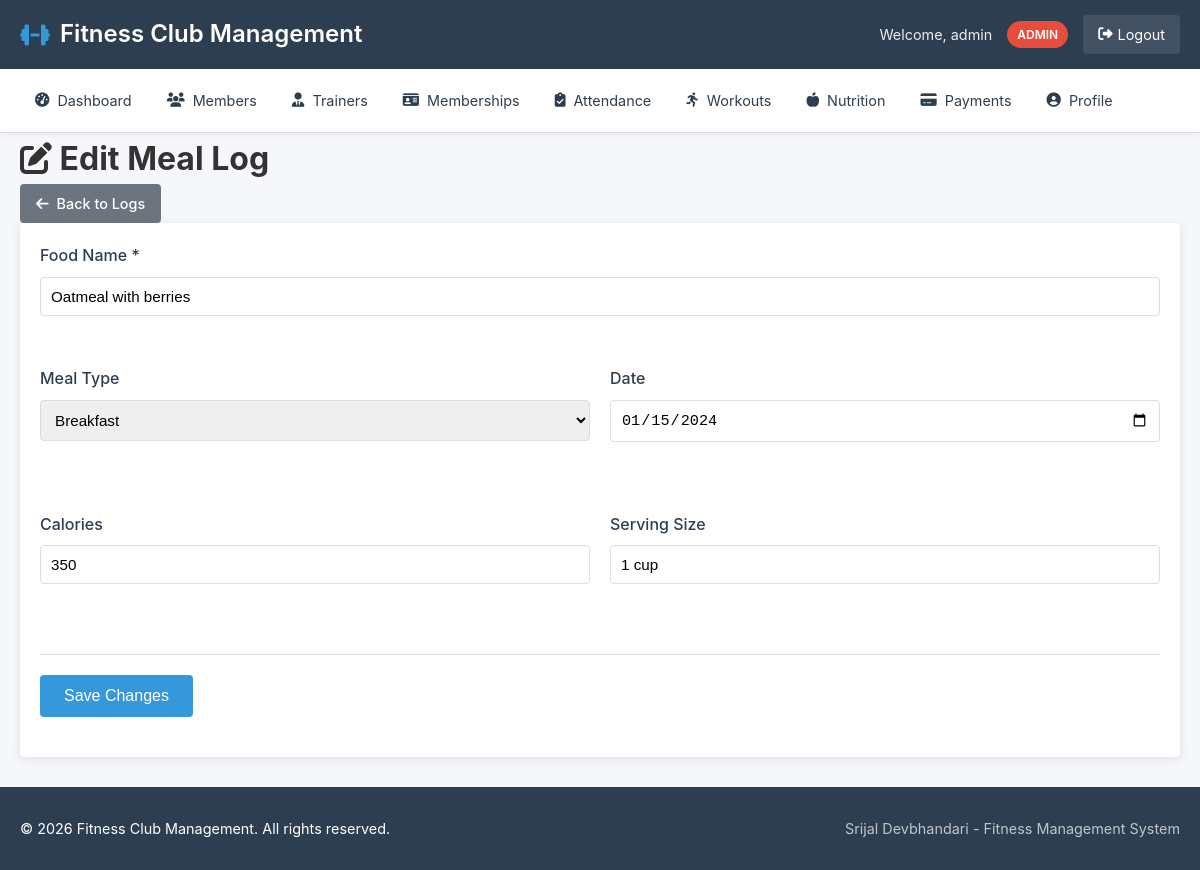
Screenshot of /nutrition/edit.php?id=1 (signed in) with the database file from the repository.
### tables this page shows
CREATE TABLE nutrition_logs (
    id INT PRIMARY KEY AUTO_INCREMENT,
    member_id INT NOT NULL,
    meal_type ENUM('Breakfast', 'Lunch', 'Dinner', 'Snack', 'Pre-workout', 'Post-workout') DEFAULT 'Snack',
    food_name VARCHAR(100) NOT NULL,
    calories INT NOT NULL,
    protein_g DECIMAL(5,2),
    carbs_g DECIMAL(5,2),
    fat_g DECIMAL(5,2),
    serving_size VARCHAR(50),
    log_date DATE DEFAULT CURRENT_DATE,
    log_time TIME DEFAULT CURRENT_TIME,
    notes TEXT,
    FOREIGN KEY (member_id) REFERENCES members(id) ON DELETE CASCADE,
    INDEX idx_member_date (member_id, log_date)
);

### includes/functions.php (called while the page is built, shortened)
<?php
function e($string)
{
    return htmlspecialchars($string ?? '', ENT_QUOTES, 'UTF-8');
}
?>

### public/nutrition/edit.php (the view, shortened to what this page needs)
<?php
require_once '../../config/config.php';
require_once '../../includes/functions.php';
$id = isset($_GET['id']) ? (int) $_GET['id'] : 0;
$stmt = $pdo->prepare("SELECT * FROM nutrition_logs WHERE id = ?");
$stmt->execute([$id]);
$log = $stmt->fetch();
include '../../includes/header.php';
?>
<div class="content-header">
    <h1><i class="fas fa-edit"></i> Edit Meal Log</h1>
    <div class="header-actions">
        <a href="index.php" class="btn btn-secondary">
            <i class="fas fa-arrow-left"></i> Back to Logs
        </a>
    </div>
</div>
<div class="content-card">
    <div class="card-body">
        <form method="POST" action="" class="form-grid">
            <div class="form-group">
                <label for="food_name">Food Name *</label>
                <input type="text" id="food_name" name="food_name" value="<?php echo e($log['food_name']); ?>" required>
            </div>
            <div class="form-row">
                <div class="form-group">
                    <label for="meal_type">Meal Type</label>
                    <select name="meal_type" id="meal_type">
                        <option value="Breakfast" <?php echo $log['meal_type'] == 'Breakfast' ? 'selected' : ''; ?>
                            >Breakfast</option>
                    </select>
                </div>
                <div class="form-group">
                    <label for="log_date">Date</label>
                    <input type="date" id="log_date" name="log_date" value="<?php echo e($log['log_date']); ?>"
                        required>
                </div>
            </div>
            <div class="form-row">
                <div class="form-group">
                    <label for="calories">Calories</label>
                    <input type="number" id="calories" name="calories" value="<?php echo e($log['calories']); ?>">
                </div>
                <div class="form-group">
                    <label for="serving_size">Serving Size</label>
                    <input type="text" id="serving_size" name="serving_size"
                        value="<?php echo e($log['serving_size']); ?>">
                </div>
            </div>
            <div class="form-actions">
                <button type="submit" class="btn btn-primary btn-lg">Save Changes</button>
            </div>
        </form>
    </div>
</div>
<?php include '../../includes/footer.php'; ?>

### assets/css/style.css (style rules this page uses)
* { margin: 0; padding: 0; box-sizing: border-box; }
:root { --primary-color: #2c3e50; --secondary-color: #3498db; --success-color: #27ae60; --warning-color: #f39c12; --danger-color: #e74c3c; --info-color: #2980b9; --light-color: #ecf0f1; --dark-color: #2c3e50; --gray-color: #95a5a6; --border-color: #ddd; --shadow: 0 2px 10px rgba(0, 0, 0, 0.1); --border-radius: 4px; --transition: all 0.3s ease; }
body { font-family: -apple-system, BlinkMacSystemFont, 'Segoe UI', Roboto, Oxygen, Ubuntu, sans-serif; line-height: 1.6; color: #333; background-color: #f5f7fa; min-height: 100vh; display: flex; flex-direction: column; }
.content-card { background: white; border-radius: var(--border-radius); box-shadow: var(--shadow); margin-bottom: 30px; overflow: hidden; }
.card-body { padding: 20px; }
.btn { display: inline-flex; align-items: center; justify-content: center; gap: 8px; padding: 8px 16px; border: none; border-radius: var(--border-radius); font-size: 0.9rem; font-weight: 500; text-decoration: none; cursor: pointer; transition: var(--transition); white-space: nowrap; }
.btn-lg { padding: 12px 24px; font-size: 1rem; }
.btn-primary { background-color: var(--secondary-color); color: white; }
.btn-secondary { background-color: #6c757d; color: white; }
.form-grid { display: flex; flex-direction: column; gap: 30px; }
.form-row { display: grid; grid-template-columns: repeat(auto-fit, minmax(250px, 1fr)); gap: 20px; margin-bottom: 20px; }
.form-group { margin-bottom: 20px; }
.form-group label { display: block; margin-bottom: 8px; font-weight: 500; color: var(--dark-color); display: flex; align-items: center; gap: 8px; }
.form-group input, .form-group select, .form-group textarea { width: 100%; padding: 10px; border: 1px solid var(--border-color); border-radius: var(--border-radius); font-size: 0.95rem; transition: var(--transition); }
.form-actions { display: flex; gap: 15px; padding: 20px 0; border-top: 1px solid var(--border-color); }

### rows the page displays
nutrition_logs: food_name "Oatmeal with berries", meal_type "Breakfast", log_date "01/15/2024", calories "350", serving_size "1 cup"

### other values shown
SITE_NAME "Fitness Club Management"
$_SESSION['user_name'] "admin"
$_SESSION['user_role'] "ADMIN"
